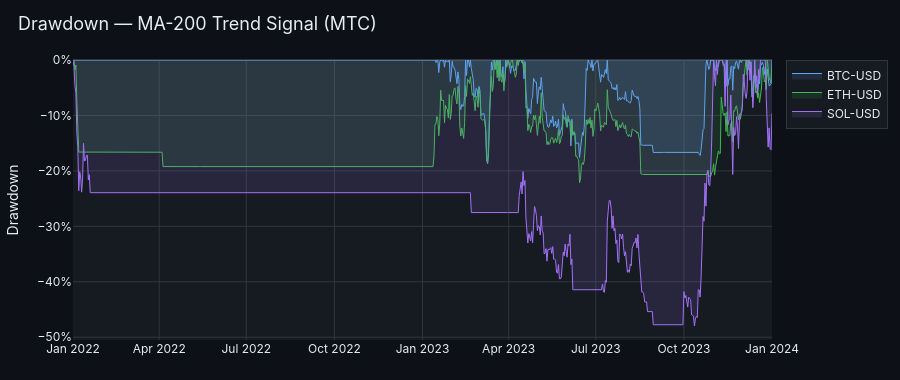

The notebook cell this image was saved under:
### Markdown cell above
## 5. Drawdown

### Code cell
def drawdown(equity: pd.DataFrame) -> pd.DataFrame:
    running_max = equity.cummax()
    return equity / running_max - 1

dd = drawdown(eq_mtc)

fill_colours = ["rgba(88,166,255,0.12)", "rgba(63,185,80,0.12)", "rgba(163,113,247,0.12)"]

fig = go.Figure()
for i, sym in enumerate(dd.columns):
    fig.add_trace(go.Scatter(
        x=dd.index, y=dd[sym],
        name=sym,
        fill="tozeroy",
        line=dict(color=colours[i % len(colours)], width=1),
        fillcolor=fill_colours[i % len(fill_colours)],
    ))

apply_theme(fig, title="Drawdown — MA-200 Trend Signal (MTC)", height=380)
fig.update_layout(yaxis_title="Drawdown", yaxis_tickformat=".0%")
fig.show()

### Figure 1 — Plotly figure (JSON) as saved in the notebook; plotly's stock layout.template omitted (floating-point values rounded to 4 significant figures; data arrays with more than 128 entries replaced by an {"elided": "..."} marker saying what was removed)
{"data": [{"fill": "tozeroy", "fillcolor": "rgba(88,166,255,0.12)", "line": {"color": "#58a6ff", "width": 1}, "name": "BTC-USD", "x": {"elided": "731 str values"}, "y": {"elided": "731 float values"}, "type": "scatter"}, {"fill": "tozeroy", "fillcolor": "rgba(63,185,80,0.12)", "line": {"color": "#3fb950", "width": 1}, "name": "ETH-USD", "x": {"elided": "731 str values"}, "y": {"elided": "731 float values"}, "type": "scatter"}, {"fill": "tozeroy", "fillcolor": "rgba(163,113,247,0.12)", "line": {"color": "#a371f7", "width": 1}, "name": "SOL-USD", "x": {"elided": "731 str values"}, "y": {"elided": "731 float values"}, "type": "scatter"}], "layout": {"font": {"color": "#e6edf3", "family": "Inter, system-ui, sans-serif"}, "title": {"font": {"size": 18, "color": "#e6edf3"}, "text": "Drawdown — MA-200 Trend Signal (MTC)", "x": 0.02, "xanchor": "left"}, "margin": {"l": 60, "r": 20, "t": 60, "b": 40}, "legend": {"bgcolor": "#161b22", "bordercolor": "#30363d", "borderwidth": 1}, "xaxis": {"gridcolor": "#30363d", "zerolinecolor": "#30363d", "showspikes": true, "spikecolor": "#8b949e", "spikethickness": 1}, "yaxis": {"gridcolor": "#30363d", "zerolinecolor": "#30363d", "showspikes": true, "spikecolor": "#8b949e", "spikethickness": 1, "title": {"text": "Drawdown"}, "tickformat": ".0%"}, "paper_bgcolor": "#0d1117", "plot_bgcolor": "#161b22", "height": 380, "hovermode": "x unified"}}
